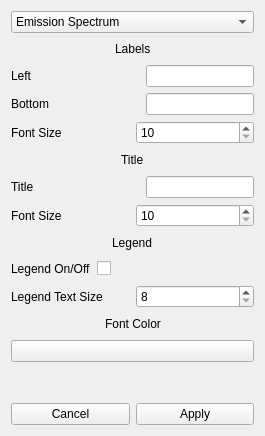
<?xml version="1.0" encoding="UTF-8"?>
<ui version="4.0">
 <class>GraphOptions</class>
 <widget class="QWidget" name="GraphOptions">
  <property name="geometry">
   <rect>
    <x>0</x>
    <y>0</y>
    <width>265</width>
    <height>436</height>
   </rect>
  </property>
  <property name="windowTitle">
   <string>Graph Options</string>
  </property>
  <property name="windowIcon">
   <iconset>
    <normaloff>../resources/icons/icon_settings.png</normaloff>../resources/icons/icon_settings.png</iconset>
  </property>
  <layout class="QVBoxLayout" name="verticalLayout_6">
   <item>
    <widget class="QComboBox" name="cb_graph">
     <item>
      <property name="text">
       <string>Emission Spectrum</string>
      </property>
     </item>
     <item>
      <property name="text">
       <string>CMC</string>
      </property>
     </item>
    </widget>
   </item>
   <item>
    <layout class="QVBoxLayout" name="verticalLayout_2">
     <item>
      <layout class="QHBoxLayout" name="horizontalLayout_3">
       <item>
        <spacer name="horizontalSpacer">
         <property name="orientation">
          <enum>Qt::Horizontal</enum>
         </property>
         <property name="sizeHint" stdset="0">
          <size>
           <width>40</width>
           <height>20</height>
          </size>
         </property>
        </spacer>
       </item>
       <item>
        <widget class="QLabel" name="label_3">
         <property name="text">
          <string>Labels</string>
         </property>
        </widget>
       </item>
       <item>
        <spacer name="horizontalSpacer_2">
         <property name="orientation">
          <enum>Qt::Horizontal</enum>
         </property>
         <property name="sizeHint" stdset="0">
          <size>
           <width>40</width>
           <height>20</height>
          </size>
         </property>
        </spacer>
       </item>
      </layout>
     </item>
     <item>
      <layout class="QHBoxLayout" name="horizontalLayout">
       <item>
        <widget class="QLabel" name="label">
         <property name="maximumSize">
          <size>
           <width>100</width>
           <height>16777215</height>
          </size>
         </property>
         <property name="text">
          <string>Left</string>
         </property>
        </widget>
       </item>
       <item>
        <spacer name="horizontalSpacer_9">
         <property name="orientation">
          <enum>Qt::Horizontal</enum>
         </property>
         <property name="sizeHint" stdset="0">
          <size>
           <width>40</width>
           <height>20</height>
          </size>
         </property>
        </spacer>
       </item>
       <item>
        <widget class="QLineEdit" name="le_labelleft">
         <property name="maximumSize">
          <size>
           <width>16777215</width>
           <height>16777215</height>
          </size>
         </property>
        </widget>
       </item>
      </layout>
     </item>
     <item>
      <layout class="QHBoxLayout" name="horizontalLayout_2">
       <item>
        <widget class="QLabel" name="label_2">
         <property name="text">
          <string>Bottom</string>
         </property>
        </widget>
       </item>
       <item>
        <spacer name="horizontalSpacer_11">
         <property name="orientation">
          <enum>Qt::Horizontal</enum>
         </property>
         <property name="sizeHint" stdset="0">
          <size>
           <width>40</width>
           <height>20</height>
          </size>
         </property>
        </spacer>
       </item>
       <item>
        <widget class="QLineEdit" name="le_labelbottom">
         <property name="maximumSize">
          <size>
           <width>16777215</width>
           <height>16777215</height>
          </size>
         </property>
        </widget>
       </item>
      </layout>
     </item>
     <item>
      <layout class="QHBoxLayout" name="horizontalLayout_7">
       <item>
        <widget class="QLabel" name="label_7">
         <property name="text">
          <string>Font Size</string>
         </property>
        </widget>
       </item>
       <item>
        <widget class="QSpinBox" name="sb_fontsize">
         <property name="minimum">
          <number>10</number>
         </property>
         <property name="maximum">
          <number>30</number>
         </property>
        </widget>
       </item>
      </layout>
     </item>
    </layout>
   </item>
   <item>
    <layout class="QVBoxLayout" name="verticalLayout_3">
     <item>
      <layout class="QHBoxLayout" name="horizontalLayout_4">
       <item>
        <spacer name="horizontalSpacer_3">
         <property name="orientation">
          <enum>Qt::Horizontal</enum>
         </property>
         <property name="sizeHint" stdset="0">
          <size>
           <width>40</width>
           <height>20</height>
          </size>
         </property>
        </spacer>
       </item>
       <item>
        <widget class="QLabel" name="label_4">
         <property name="text">
          <string>Title</string>
         </property>
        </widget>
       </item>
       <item>
        <spacer name="horizontalSpacer_4">
         <property name="orientation">
          <enum>Qt::Horizontal</enum>
         </property>
         <property name="sizeHint" stdset="0">
          <size>
           <width>40</width>
           <height>20</height>
          </size>
         </property>
        </spacer>
       </item>
      </layout>
     </item>
     <item>
      <layout class="QHBoxLayout" name="horizontalLayout_5">
       <item>
        <widget class="QLabel" name="label_5">
         <property name="text">
          <string>Title</string>
         </property>
        </widget>
       </item>
       <item>
        <spacer name="horizontalSpacer_10">
         <property name="orientation">
          <enum>Qt::Horizontal</enum>
         </property>
         <property name="sizeHint" stdset="0">
          <size>
           <width>40</width>
           <height>20</height>
          </size>
         </property>
        </spacer>
       </item>
       <item>
        <widget class="QLineEdit" name="le_title">
         <property name="maximumSize">
          <size>
           <width>16777215</width>
           <height>16777215</height>
          </size>
         </property>
        </widget>
       </item>
      </layout>
     </item>
     <item>
      <layout class="QHBoxLayout" name="horizontalLayout_6">
       <item>
        <widget class="QLabel" name="label_6">
         <property name="text">
          <string>Font Size</string>
         </property>
        </widget>
       </item>
       <item>
        <widget class="QSpinBox" name="sb_titlefontsize">
         <property name="minimum">
          <number>10</number>
         </property>
         <property name="maximum">
          <number>30</number>
         </property>
        </widget>
       </item>
      </layout>
     </item>
    </layout>
   </item>
   <item>
    <layout class="QVBoxLayout" name="verticalLayout_4">
     <item>
      <layout class="QHBoxLayout" name="horizontalLayout_8">
       <item>
        <spacer name="horizontalSpacer_5">
         <property name="orientation">
          <enum>Qt::Horizontal</enum>
         </property>
         <property name="sizeHint" stdset="0">
          <size>
           <width>40</width>
           <height>20</height>
          </size>
         </property>
        </spacer>
       </item>
       <item>
        <widget class="QLabel" name="label_8">
         <property name="text">
          <string>Legend</string>
         </property>
        </widget>
       </item>
       <item>
        <spacer name="horizontalSpacer_6">
         <property name="orientation">
          <enum>Qt::Horizontal</enum>
         </property>
         <property name="sizeHint" stdset="0">
          <size>
           <width>40</width>
           <height>20</height>
          </size>
         </property>
        </spacer>
       </item>
      </layout>
     </item>
     <item>
      <layout class="QHBoxLayout" name="horizontalLayout_9">
       <item>
        <widget class="QLabel" name="label_9">
         <property name="text">
          <string>Legend On/Off</string>
         </property>
        </widget>
       </item>
       <item>
        <widget class="QCheckBox" name="cb_legendon">
         <property name="layoutDirection">
          <enum>Qt::RightToLeft</enum>
         </property>
         <property name="text">
          <string/>
         </property>
        </widget>
       </item>
       <item>
        <spacer name="horizontalSpacer_12">
         <property name="orientation">
          <enum>Qt::Horizontal</enum>
         </property>
         <property name="sizeHint" stdset="0">
          <size>
           <width>40</width>
           <height>20</height>
          </size>
         </property>
        </spacer>
       </item>
      </layout>
     </item>
     <item>
      <layout class="QHBoxLayout" name="horizontalLayout_10">
       <item>
        <widget class="QLabel" name="label_10">
         <property name="text">
          <string>Legend Text Size</string>
         </property>
        </widget>
       </item>
       <item>
        <widget class="QSpinBox" name="sb_legendtextsize">
         <property name="minimum">
          <number>8</number>
         </property>
         <property name="maximum">
          <number>20</number>
         </property>
        </widget>
       </item>
      </layout>
     </item>
    </layout>
   </item>
   <item>
    <layout class="QVBoxLayout" name="verticalLayout_5">
     <item>
      <layout class="QHBoxLayout" name="horizontalLayout_11">
       <item>
        <spacer name="horizontalSpacer_7">
         <property name="orientation">
          <enum>Qt::Horizontal</enum>
         </property>
         <property name="sizeHint" stdset="0">
          <size>
           <width>40</width>
           <height>20</height>
          </size>
         </property>
        </spacer>
       </item>
       <item>
        <widget class="QLabel" name="label_11">
         <property name="text">
          <string>Font Color</string>
         </property>
        </widget>
       </item>
       <item>
        <spacer name="horizontalSpacer_8">
         <property name="orientation">
          <enum>Qt::Horizontal</enum>
         </property>
         <property name="sizeHint" stdset="0">
          <size>
           <width>40</width>
           <height>20</height>
          </size>
         </property>
        </spacer>
       </item>
      </layout>
     </item>
     <item>
      <widget class="QPushButton" name="pb_color">
       <property name="text">
        <string/>
       </property>
      </widget>
     </item>
    </layout>
   </item>
   <item>
    <spacer name="verticalSpacer">
     <property name="orientation">
      <enum>Qt::Vertical</enum>
     </property>
     <property name="sizeHint" stdset="0">
      <size>
       <width>20</width>
       <height>40</height>
      </size>
     </property>
    </spacer>
   </item>
   <item>
    <layout class="QHBoxLayout" name="horizontalLayout_12">
     <item>
      <widget class="QPushButton" name="pb_cancel">
       <property name="text">
        <string>Cancel</string>
       </property>
      </widget>
     </item>
     <item>
      <widget class="QPushButton" name="pb_apply">
       <property name="text">
        <string>Apply</string>
       </property>
      </widget>
     </item>
    </layout>
   </item>
  </layout>
 </widget>
 <resources/>
 <connections/>
</ui>
